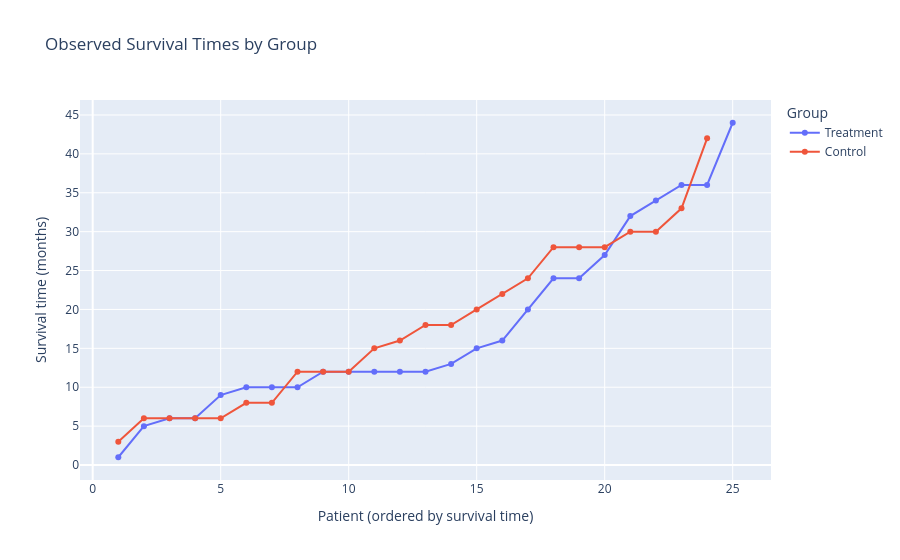

Here is the notebook cell this chart was saved with:
### Markdown cell above
### Treatment Group Summary
* There is 25 patients in total.
* Average survival time is 17.52 months.
* Survival time range from 1 to 44 months.
* The median survival time in the raw data is 12 months.
* The event mean is 0.4 meaning 40% of the patient got the event.

### Control Group Summary
* There is 24 patient in total.
* Average survival time is 17.96 months. 0.44 months more than patients that got the treatment...
* Survival time range from 3 to 42 months.
    - So even though the minimum survival time was 3 months there was not recorded any patients having longer survival time than the longest treatment survival time.
    - This could be an issue resulting from lack of data.
* The median survival time in the raw data is 17 months.
    - This can indicate that half of the recorded patients that did not get the treatment has less survival time than the average patient that got the treatment.
    - However, Half of the recorded control patients has longer survival time than half of the recorded treatment patients.
* The event mean is 0.5 meaning 50% of the patient got the event. That is 10% more than the treatment group.

### Code cell
# Create a DataFrame for the treatment group
treatment_line = pd.DataFrame({
    "Patient": range(1, len(treatment_df) + 1),
    "Survival time": sorted(treatment_df["survival_time"]),
    "Group": "Treatment"
})

# Create a DataFrame for the control group
control_line = pd.DataFrame({
    "Patient": range(1, len(control_df) + 1),
    "Survival time": sorted(control_df["survival_time"]),
    "Group": "Control"
})

# Combine the treatment and control DataFrames for plotting
line_df = pd.concat([treatment_line, control_line])

# Create a line plot to visualize the survival times for both groups
fig = px.line(
    line_df,
    x="Patient",
    y="Survival time",
    color="Group",
    markers=True,
    title="Observed Survival Times by Group",
    labels={
        "Patient": "Patient (ordered by survival time)",
        "Survival time": "Survival time (months)"
    }
)

fig.show()

### Figure 1 — Plotly figure (JSON) as saved in the notebook; plotly's stock layout.template omitted (floating-point values rounded to 4 significant figures)
{"data": [{"hovertemplate": "Group=Treatment<br>Patient (ordered by survival time)=%{x}<br>Survival time (months)=%{y}<extra></extra>", "legendgroup": "Treatment", "line": {"color": "#636efa", "dash": "solid"}, "marker": {"symbol": "circle"}, "mode": "lines+markers", "name": "Treatment", "orientation": "v", "showlegend": true, "type": "scatter", "x": [1, 2, 3, 4, 5, 6, 7, 8, 9, 10, 11, 12, 13, 14, 15, 16, 17, 18, 19, 20, 21, 22, 23, 24, 25], "xaxis": "x", "y": [1, 5, 6, 6, 9, 10, 10, 10, 12, 12, 12, 12, 12, 13, 15, 16, 20, 24, 24, 27, 32, 34, 36, 36, 44], "yaxis": "y"}, {"hovertemplate": "Group=Control<br>Patient (ordered by survival time)=%{x}<br>Survival time (months)=%{y}<extra></extra>", "legendgroup": "Control", "line": {"color": "#EF553B", "dash": "solid"}, "marker": {"symbol": "circle"}, "mode": "lines+markers", "name": "Control", "orientation": "v", "showlegend": true, "type": "scatter", "x": [1, 2, 3, 4, 5, 6, 7, 8, 9, 10, 11, 12, 13, 14, 15, 16, 17, 18, 19, 20, 21, 22, 23, 24], "xaxis": "x", "y": [3, 6, 6, 6, 6, 8, 8, 12, 12, 12, 15, 16, 18, 18, 20, 22, 24, 28, 28, 28, 30, 30, 33, 42], "yaxis": "y"}], "layout": {"legend": {"title": {"text": "Group"}, "tracegroupgap": 0}, "title": {"text": "Observed Survival Times by Group"}, "xaxis": {"anchor": "y", "domain": [0, 1], "title": {"text": "Patient (ordered by survival time)"}}, "yaxis": {"anchor": "x", "domain": [0, 1], "title": {"text": "Survival time (months)"}}}}
